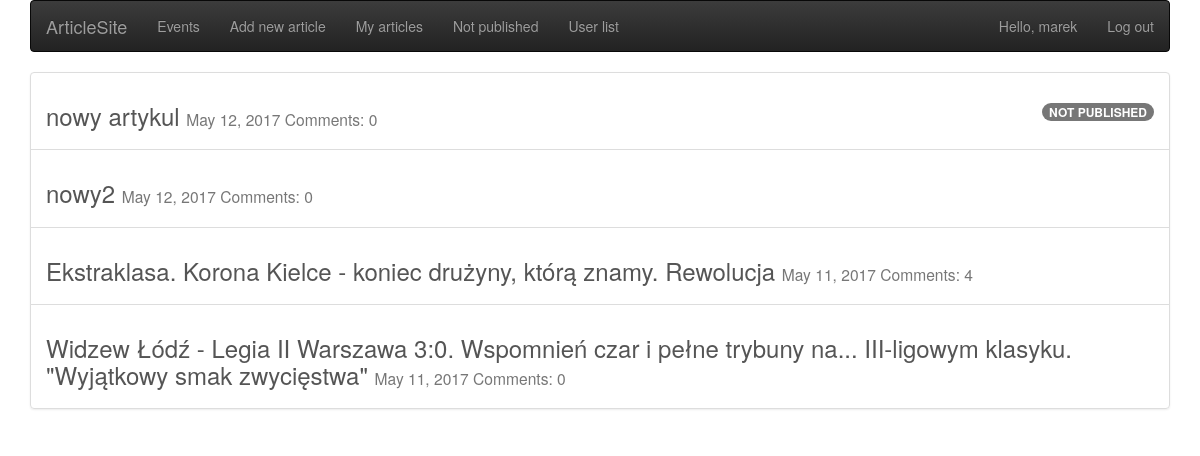
The app's page /my_article/ (signed in), older data.
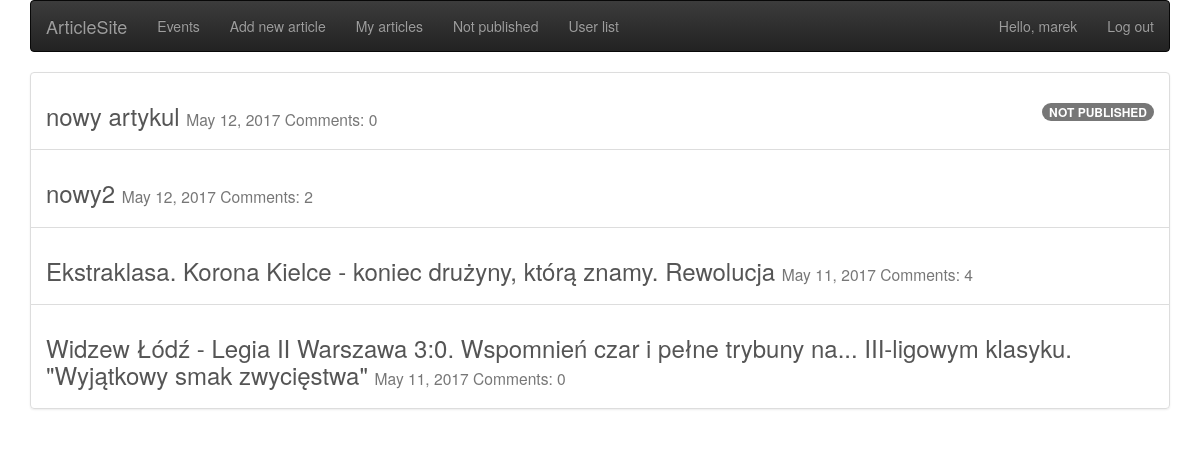
The same page, newer data.
### newspaper/models.py (models this page shows, shortened)
class Article(models.Model):
    author = models.ForeignKey('auth.User', related_name='articles')
    date = models.DateField(default=timezone.now)
    title = models.CharField(max_length=200)
    content = models.TextField()
    is_published = models.BooleanField(default=False)
    photo = models.ImageField(upload_to='pictures', null=True, blank=True)
    def __str__(self):
        return str(self.title)

### newspaper/views.py (the view)
# urls.py: url(r'^my_article/$', views.my_article, name='my_article'),
def my_article(request):
    if not request.user.is_authenticated:
        return render(request, 'errors/401.html', status=401)
    articles_list = Article.objects.filter(author=request.user).order_by('-date')
    return render(request, 'newspaper/my_article.html', {'article_list': articles_list})

### newspaper/templates/newspaper/my_article.html
{% extends 'newspaper/home.html' %}
{% block content %}
    <div class="list-group">
    {% for article in article_list %}
        <a href="{% url 'article_detail' pk=article.pk %}" class="list-group-item">
            <h3>{{ article }} <small>{{ article.date }} Comments: {{ article.comments.count }}</small>
            {% if article.is_published == False %}<span class="badge pull-right">NOT PUBLISHED</span>{% endif %}
            </h3>
        </a>
    {% endfor %}
    </div>
{% endblock %}

Row changes from the older to the newer data that the page shows:
changed Article "nowy2": comments.count "0" → "2"
